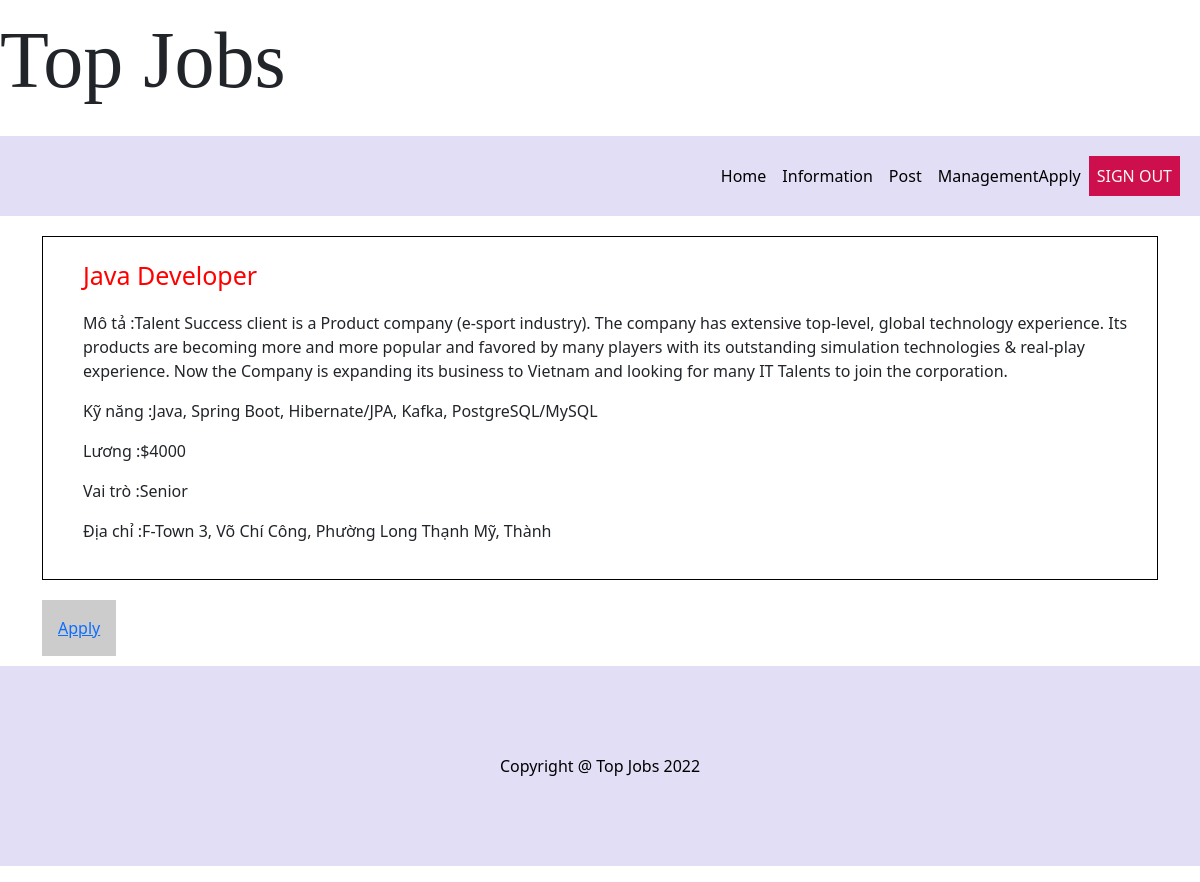
The app's page /Client/viewJob.php?idjob=222 with its own data.
### tables this page shows
CREATE TABLE `job` (
  `job_id` int(10) NOT NULL,
  `company_id` int(10) NOT NULL,
  `emp_id` int(10) NOT NULL,
  `admin_id` int(10) NOT NULL,
  `salary` varchar(20) NOT NULL,
  `description` text DEFAULT NULL,
  `role` varchar(50) DEFAULT NULL,
  `job_name` varchar(100) DEFAULT NULL,
  `skills_required` text DEFAULT NULL,
  `address` text NOT NULL,
  `datePost` date DEFAULT NULL
);

### Client/viewJob.php (the view, shortened to what this page needs)
<!DOCTYPE html>
<html lang="en">
<head>
    <link href="https://cdn.jsdelivr.net/npm/bootstrap@5.0.2/dist/css/bootstrap.min.css" rel="stylesheet"
>
    <link rel="stylesheet" href="../css/homepage.css">
</head>
<body>
    <header>
        <p id="text-head">Top Jobs</p>
    </header>
    <nav class="navbar navbar-expand-lg navbar-light bg-light" style="padding: 0;">
            <div class="container-fluid" style="background-color: #E2DEF5;padding: 20px;">
                <div class="collapse navbar-collapse justify-content-end" id="navbarNav">
                    <ul class="navbar-nav ">
                    <li class="nav-item">
                            <a class="nav-link" style="color: black;" href="controlClient.php">Home</a>
                        </li>
                        <li class="nav-item">
                            <a class="nav-link" style="color: black;" href="informationClient.php">Information</a>
                        </li>
                        <li class="nav-item">
                            <a class="nav-link" style="color: black;" href="postJob.php">Post</a>
                        </li>
                        <li class="nav-item">
                            <a class="nav-link" style="color: black;" href="managementApply.php">ManagementApply</a>
                        </li>
                        <li class="nav-item">
                            <a class="nav-link"
                            style="color: #FAF7F0; border-radius:1px solid #393E46;background-color:#CD104D;"
                            href="../logout.php">SIGN OUT</a>
                        </li>
                    </ul>
                </div>
        </div>
    </nav>
    <div style="background-color: white;padding-bottom:10px;">
        <div class="container">
        <?php
            function loadJob(){
                include('../config.php');
                $idjob = $_GET['idjob'];
                $sql = "SELECT * FROM `job` where job_id=$idjob";
                $result = $conn->query($sql);
                if($result->num_rows>0){
                    while($row = $result->fetch_assoc()){
                        echo"<div class='card-job' style='border: 1px solid black;display: flex;padding:20px;margin-top:20px;flex-wrap:wrap;'>";
                            echo"<div style='margin-right:auto;margin-left:20px'>";
                                echo "<p style='font-size: 25px; color: red;'>".$row["job_name"]."</p>";
                                echo "<p>Mô tả :".$row["description"]."</p>";
                                echo "<p>Kỹ năng :".$row["skills_required"]."</p>";
                                echo "<p>Lương :".$row["salary"]."</p>";
                                echo "<p>Vai trò :".$row["role"]."</p>";
                                echo "<p>Địa chỉ :".$row["address"]."</p>";
                            echo"</div>";
                        echo"</div>";
                        echo"<a  href=\"../Client/apply.php?id=$idjob\" style='padding:15px;margin-top:20px;display:inline-block;border:1px solid #ccc;background-color:#ccc;' name='btnApp'>Apply</a>";
                    }
                }else{
                    echo "None result";
                }
            }
                loadJob();
        ?>
        </div>
    </div>
    <div class="footer">
        <p style="text-align: center; line-height: 200px; color: black;background-color: #E2DEF5;">Copyright @ Top Jobs 2022</p>
    </div>
</body>
</html>

### css/homepage.css (style rules this page uses)
#text-head { font-size: 80px; font-family: Garamond, serif; }

### records on screen
job: job_name "Java Developer", description "Talent Success client is a Product company (e-sport industry). The company has extensive top-level, global technology experience. Its products are becoming more and more popular and favored by many players with its outstanding simulation technologies & real-play experience. Now the Company is expanding its business to Vietnam and looking for many IT Talents to join the corporation.", skills_required "Java, Spring Boot, Hibernate/JPA, Kafka, PostgreSQL/MySQL", salary "$4000", role "Senior", address "F-Town 3, Võ Chí Công, Phường Long Thạnh Mỹ, Thành"
